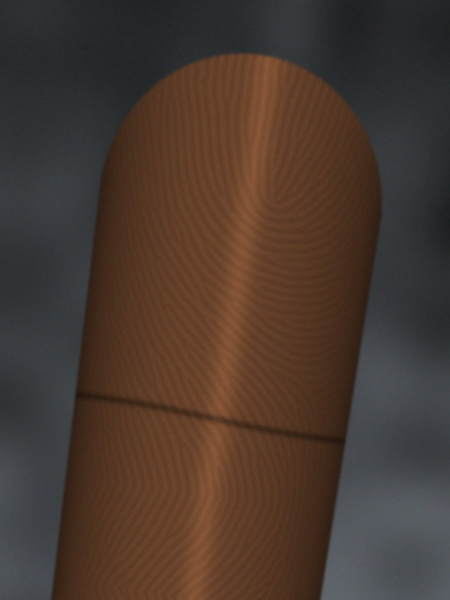
#> input picture service/web/assets/01_photo.jpg, 900 x 1200 px (shown at 1/2 size); its folder holds only this picture in this run
$ python -i protect.py   (imports and definitions only)
#> lines starting #> are read from the running program, lines starting #| are printed output that depends on the picture; after the words box and inside, x2 and y2 are one past the last pixel; in counts of white or black regions, pixels touching at a corner belong together
### gattaca/pipeline/roi.py
"""Finger segmentation and distal-phalanx crop (FingerSafe recipe).

Binary mask via thresholding + erosion/dilation -> largest contour -> oriented crop
around the fingertip with the tip at the top, at 1:1 pixel scale so that the
measured PPRP is the true PPRP of the photo.
"""

from __future__ import annotations

import cv2
import numpy as np

from gattaca.debug import DebugSink, dump
from gattaca.types import FingertipDetection


def finger_mask(img: np.ndarray, debug: DebugSink | None = None) -> np.ndarray:
    """uint8 {0,255} mask of the largest skin/foreground region."""
    if img.ndim == 3:
        cr = cv2.cvtColor(img, cv2.COLOR_BGR2YCrCb)[..., 1]
        chan = cv2.GaussianBlur(cr, (0, 0), 3)
        # skin is high-Cr; Otsu separates it from most backgrounds
        _, m = cv2.threshold(chan, 0, 255, cv2.THRESH_BINARY + cv2.THRESH_OTSU)
        # if Otsu split inside the skin (low-contrast scene), fall back to luminance
        if m.mean() / 255 < 0.03 or m.mean() / 255 > 0.97:
            gray = cv2.GaussianBlur(cv2.cvtColor(img, cv2.COLOR_BGR2GRAY), (0, 0), 3)
            _, m = cv2.threshold(gray, 0, 255, cv2.THRESH_BINARY + cv2.THRESH_OTSU)
    else:
        gray = cv2.GaussianBlur(img, (0, 0), 3)
        _, m = cv2.threshold(gray, 0, 255, cv2.THRESH_BINARY + cv2.THRESH_OTSU)
    k = max(3, int(0.012 * min(img.shape[:2])) | 1)
    se = cv2.getStructuringElement(cv2.MORPH_ELLIPSE, (k, k))
    m = cv2.dilate(cv2.erode(m, se), se)            # open: drop specks
    m = cv2.erode(cv2.dilate(m, se, iterations=2), se, iterations=2)  # close: fill gaps
    contours, _ = cv2.findContours(m, cv2.RETR_EXTERNAL, cv2.CHAIN_APPROX_SIMPLE)
    out = np.zeros_like(m)
    if contours:
        big = max(contours, key=cv2.contourArea)
        if cv2.contourArea(big) > 0.01 * m.size:
            cv2.drawContours(out, [big], -1, 255, cv2.FILLED)
    dump(debug, "roi_finger_mask", out)
    return out


# [27 lines left out: function oriented_patch, not called in this run]

### gattaca/pipeline/detect.py
"""Hand / fingertip localisation.

Two backends behind one function:

* **dnn**: OpenCV 5 DNN running the MediaPipe palm detector + hand-landmark ONNX
  models from opencv_zoo (Apache-2.0; fetch with `python scripts/fetch_models.py`).
  The palm detector proposes a rotated hand box and the landmark model returns 21
  keypoints. Each finger's TIP->DIP segment gives tip, axis and phalanx length.
* **classical**: FingerSafe-style skin/foreground mask -> largest contour ->
  convex hull + convexity defects, with a distance-transform palm centre. A single
  close-up finger (fingerphoto datasets) is handled by the same path.

`backend="auto"` uses the DNN when the models are present and falls back to classical.
"""

from __future__ import annotations

from pathlib import Path

import cv2
import numpy as np

from gattaca.debug import DebugSink
from gattaca.pipeline.roi import finger_mask
from gattaca.types import FingertipDetection

MODEL_DIR = Path(__file__).resolve().parents[2] / "models"
PALM_MODEL = "palm_detection_mediapipe_2023feb.onnx"
HAND_MODEL = "handpose_estimation_mediapipe_2023feb.onnx"
# MediaPipe hand-landmark indices: (tip, dip) per finger
FINGERS = {"thumb": (4, 3), "index": (8, 7), "middle": (12, 11), "ring": (16, 15), "pinky": (20, 19)}


# --------------------------------------------------------------------------- classical
def _width_along_axis(dt: np.ndarray, tip: np.ndarray, axis: np.ndarray) -> float:
    """Finger width: grow along the axis until the walked length exceeds ~1.2 widths."""
    h, w = dt.shape
    best = 0.0
    for t in range(0, 2000, 2):
        x, y = (tip + axis * t).astype(int)
        if not (0 <= x < w and 0 <= y < h):
            break
        best = max(best, float(dt[y, x]))
        if t > 1.2 * 2 * best and best > 3:
            break
    return 2 * best


def _local_axis(mask: np.ndarray, tip: np.ndarray, radius: float) -> np.ndarray:
    ys, xs = np.nonzero(mask)
    d = np.hypot(xs - tip[0], ys - tip[1])
    sel = d < radius
    if sel.sum() < 10:
        return np.array([0.0, 1.0])
    v = np.array([xs[sel].mean() - tip[0], ys[sel].mean() - tip[1]])
    n = np.linalg.norm(v)
    return v / n if n > 1e-6 else np.array([0.0, 1.0])


def _touches_border(pt, shape, tol=3):
    h, w = shape[:2]
    return pt[0] <= tol or pt[1] <= tol or pt[0] >= w - 1 - tol or pt[1] >= h - 1 - tol


def detect_classical(img: np.ndarray, debug: DebugSink | None = None) -> list[FingertipDetection]:
    mask = finger_mask(img, debug=debug)
    if not mask.any():
        return []
    contours, _ = cv2.findContours(mask, cv2.RETR_EXTERNAL, cv2.CHAIN_APPROX_NONE)
    cnt = max(contours, key=cv2.contourArea)
    dt = cv2.distanceTransform(mask, cv2.DIST_L2, 5)
    palm_r = float(dt.max())
    py, px = np.unravel_index(int(dt.argmax()), dt.shape)
    palm = np.array([px, py], np.float64)
    hull_idx = cv2.convexHull(cnt, returnPoints=False).reshape(-1)
    pts = cnt.reshape(-1, 2).astype(np.float64)
    defects = cv2.convexityDefects(cnt, hull_idx) if len(hull_idx) > 3 else None
    # OpenCV 4.x returns (N,1,4), 5.x (N,4): normalise
    depth = np.zeros(0) if defects is None else np.asarray(defects).reshape(-1, 4)[:, 3] / 256.0
    deep = int((depth > 0.6 * palm_r).sum())
    cands: list[np.ndarray] = []
    if deep >= 1:  # hand: several fingers separated by deep defects
        hull_pts = pts[hull_idx]
        far = [p for p in hull_pts if np.linalg.norm(p - palm) > 1.6 * palm_r
               and not _touches_border(p, mask.shape)]
        far.sort(key=lambda p: -np.linalg.norm(p - palm))
        for p in far:
            if all(np.linalg.norm(p - q) > 0.8 * palm_r for q in cands):
                cands.append(p)
        cands = cands[:5]
    if not cands:  # single finger: tip = the axis extreme that does not touch the border
        mean = pts.mean(axis=0)
        _, _, vt = np.linalg.svd(pts - mean, full_matrices=False)
        proj = (pts - mean) @ vt[0]
        ends = [pts[proj.argmin()], pts[proj.argmax()]]
        free = [e for e in ends if not _touches_border(e, mask.shape)]
        cands = [min(free or ends, key=lambda e: e[1])]
    dets = []
    for tip in cands:
        axis = _local_axis(mask, tip, 1.2 * palm_r if deep else 2.0 * palm_r)
        width = _width_along_axis(dt, tip + axis * 2, axis)
        if width < 8:
            continue
        axis = _local_axis(mask, tip, 1.2 * width)
        score = float(np.clip(np.linalg.norm(tip - palm) / (3 * palm_r), 0.3, 1.0))
        dets.append(FingertipDetection(tuple(tip), tuple(axis), width, score, mask, "classical"))
    return dets


# --------------------------------------------------------------------------- DNN
# [8 lines left out: function _palm_anchors, not called in this run]


class DnnHandLandmarker:
    # [5 lines left out: function __init__, not called in this run]

    @staticmethod
    def available(model_dir: Path = MODEL_DIR) -> bool:
        return (model_dir / PALM_MODEL).exists() and (model_dir / HAND_MODEL).exists()

    # [72 lines left out: functions palms, landmarks, detect, not called in this run]


_dnn: DnnHandLandmarker | None = None


def detect_fingertips(img: np.ndarray, backend: str = "auto",
                      debug: DebugSink | None = None) -> list[FingertipDetection]:
    """Fingertip candidates, best first."""
    global _dnn
    dets: list[FingertipDetection] = []
    if backend in ("auto", "dnn") and img.ndim == 3 and DnnHandLandmarker.available():
        _dnn = _dnn or DnnHandLandmarker()
        dets = _dnn.detect(img)
    if not dets and backend in ("auto", "classical"):
        dets = detect_classical(img, debug=debug)
    if debug is not None and dets:
        vis = img.copy() if img.ndim == 3 else cv2.cvtColor(img, cv2.COLOR_GRAY2BGR)
        for d in dets:
            t = np.array(d.tip)
            cv2.circle(vis, tuple(t.astype(int)), int(d.width / 2), (0, 255, 255), 2)
            cv2.arrowedLine(vis, tuple(t.astype(int)), tuple((t + np.array(d.axis) * d.width).astype(int)),
                            (0, 0, 255), 2)
        debug.save("detect_fingertips", vis)
    return sorted(dets, key=lambda d: -d.score)

### gattaca/debug.py
"""Debug sink: every stage can dump the intermediate image OpenCV produced."""

from __future__ import annotations

from pathlib import Path

import cv2
import numpy as np


# [17 lines left out: functions to_u8, orientation_to_bgr, not called in this run]


class DebugSink:
    """Writes numbered PNGs (`03_enhance_gabor.png`) so the stage order is visible."""

    # [11 lines left out: functions __init__, save, not called in this run]


def dump(debug: DebugSink | None, name: str, img: np.ndarray) -> None:
    if debug is not None:
        debug.save(name, img)

### gattaca/protect.py
"""Stretch goal: one-click "protect my photo" (simplified, non-adversarial FingerSafe idea).

Inside each detected distal phalanx, the ridge frequency band is suppressed: a
low-pass at the measured ridge period removes the ridges, and smooth skin-like
low-frequency texture plus mild sensor-like grain are added back so the finger still
looks natural. The mask is feathered so no edge is visible. The same pipeline then
re-scores the result to show that recoverability really dropped.
"""

from __future__ import annotations

import cv2
import numpy as np

from gattaca.analyze import RIDGES_ACROSS_FINGER
from gattaca.pipeline.detect import detect_fingertips
from gattaca.pipeline.roi import finger_mask


def fingertip_mask(img: np.ndarray, dets, length_ratio: float = 1.6, grow: int = 9) -> np.ndarray:
    h, w = img.shape[:2]
    out = np.zeros((h, w), np.uint8)
    fm = finger_mask(img)
    for d in dets:
        tip, a = np.array(d.tip), np.array(d.axis)
        perp = np.array([a[1], -a[0]])
        half = 0.75 * d.width
        L = length_ratio * d.width
        start = tip - a * 0.3 * d.width
        quad = np.array([start - perp * half, start + perp * half,
                         start + a * L + perp * half, start + a * L - perp * half])
        cv2.fillConvexPoly(out, quad.astype(np.int32), 255)
    if fm.any():
        k = cv2.getStructuringElement(cv2.MORPH_ELLIPSE, (2 * grow + 1,) * 2)
        out = cv2.bitwise_and(out, cv2.dilate(fm, k))
    return out


def protect_photo(img: np.ndarray, dets=None, seed: int = 0) -> tuple[np.ndarray, np.ndarray]:
    """Return (protected image, mask used)."""
    dets = dets if dets is not None else detect_fingertips(img)
    if not dets:
        return img.copy(), np.zeros(img.shape[:2], np.uint8)
    rng = np.random.default_rng(seed)
    period = max(np.median([d.width / RIDGES_ACROSS_FINGER for d in dets]), 1.0)
    feather_sigma = max(2.0, 1.5 * period)
    # grow past the silhouette so the feather fall-off lands outside the skin: a half-
    # strength edge would leave the (later unwrapped, i.e. magnified) edge ridges intact
    mask = fingertip_mask(img, dets, grow=int(3 * feather_sigma))
    f = img.astype(np.float32)
    low = cv2.GaussianBlur(f, (0, 0), 0.9 * period)                # removes the ridge band
    tex = cv2.GaussianBlur(rng.standard_normal(img.shape[:2]).astype(np.float32), (0, 0), 3 * period)
    tex = tex / (np.abs(tex).max() + 1e-6) * 6.0
    grain = rng.normal(0, 1.5, img.shape[:2]).astype(np.float32)
    add = (tex + grain)[..., None] if img.ndim == 3 else tex + grain
    prot = low + add
    feather = cv2.GaussianBlur(mask.astype(np.float32) / 255.0, (0, 0), feather_sigma)
    feather = feather[..., None] if img.ndim == 3 else feather
    out = f * (1 - feather) + prot * feather
    return np.clip(out, 0, 255).astype(np.uint8), mask

>>> import cv2
>>> picture = cv2.imread('../service/web/assets/01_photo.jpg')
#> picture is the input picture: shape (1200, 900, 3); mean B, G, R 48.3, 57.4, 73.7
>>> result = protect_photo(picture)
#> in finger_mask, `cr = cv2.cvtColor(img, cv2.COLOR_BGR2YCrCb)[..., 1]`:
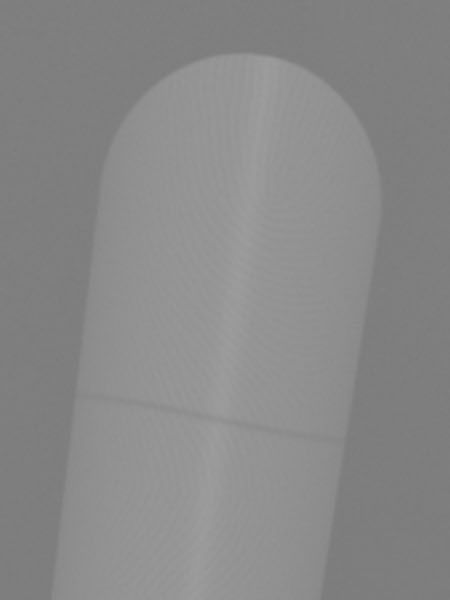
#> cr: shape (1200, 900) (shown at 1/2 size); min 122, max 157, mean 136.9
#> in finger_mask, `_, m = cv2.threshold(chan, 0, 255, cv2.THRESH_BINARY + cv2.THRESH_OTSU)`:
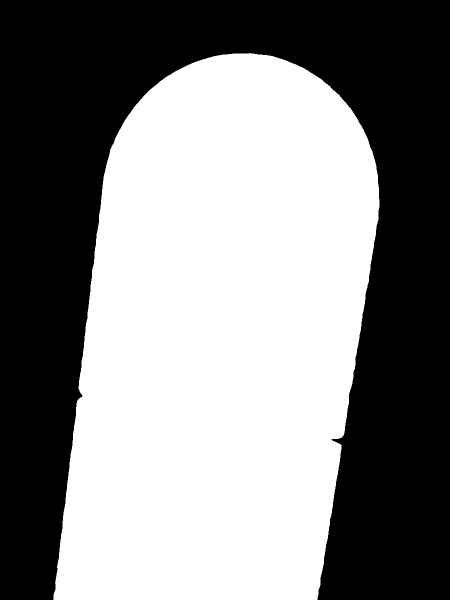
#> m: shape (1200, 900) (shown at 1/2 size); 52.1% white; 1 black region, box (x1, y1, x2, y2) and area: (0, 0, 900, 1200) 517025
#> in finger_mask, `contours, _ = cv2.findContours(m, cv2.RETR_EXTERNAL, cv2.CHAIN_APPROX_..`: contours = 1 contour; box (x1, y1, x2, y2) and area: (107, 106, 759, 1200) 561628
#> in finger_mask, `big = max(contours, key=cv2.contourArea)`: big = contour of 858 points, box (x1, y1, x2, y2) (107, 106, 759, 1200), area 561628
#> in detect_classical, `cnt = max(contours, key=cv2.contourArea)`: cnt = contour of 2935 points, box (x1, y1, x2, y2) (107, 106, 759, 1200), area 561628
#> in detect_classical, `dt = cv2.distanceTransform(mask, cv2.DIST_L2, 5)`:
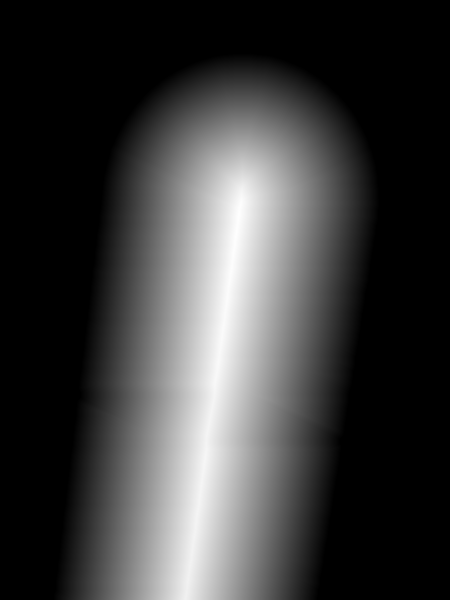
#> dt: shape (1200, 900) float32 (shown at 1/2 size); min 0, max 279.8, mean 65.9; drawn with min black and max white
#> in detect_classical, `palm_r = float(dt.max())`: palm_r = 279.8
#> in detect_classical, `py, px = np.unravel_index(int(dt.argmax()), dt.shape)`: py = 431; px = 477
#> in detect_classical, `palm = np.array([px, py], np.float64)`: palm = [477, 431]
#> in detect_classical, `hull_idx = cv2.convexHull(cnt, returnPoints=False).reshape(-1)`: hull_idx = 70 values, max 2933 at index 0, min 0 at index 69, mean 1511.5
#> in detect_classical, `pts = cnt.reshape(-1, 2).astype(np.float64)`: pts = 2935 pairs, first value 107 to 758, second value 106 to 1199
#> in detect_classical, `defects = cv2.convexityDefects(cnt, hull_idx) if len(hull_idx) > 3 els..`: defects = 64 rows, first 6: [0, 34, 1, 248], [34, 54, 44, 255], [54, 66, 55, 210], [66, 71, 67, 201], [71, 75, 72, 186], [75, 82, 79, 211]
#> in detect_classical, `depth = np.zeros(0) if defects is None else np.asarray(defects).reshap..`: depth = 64 values, max 7.64 at index 33, min 0.445 at index 10, mean 1.16
#> in detect_classical, `deep = int((depth > 0.6 * palm_r).sum())`: deep = 0
#> in detect_classical, `mean = pts.mean(axis=0)`: mean = [431.8, 710.4]
#> in detect_classical, `_, _, vt = np.linalg.svd(pts - mean, full_matrices=False)`: vt = [[-0.179, 0.984], [0.984, 0.179]]
#> in detect_classical, `proj = (pts - mean) @ vt[0]`: proj = 2935 values, max 538.7 at index 1219, min -609.1 at index 2894, mean 3.97e-14
#> in detect_classical, `ends = [pts[proj.argmin()], pts[proj.argmax()]]`: ends = [[540, 111], [107, 1199]]
#> in detect_classical, `free = [e for e in ends if not _touches_border(e, mask.shape)]`: free = [[540, 111]]
#> the loop in detect_classical, `for tip in cands:` made 1 pass
#> (tip, h in _width_along_axis, w in _width_along_axis, width) on pass 1: ([540, 111], 1200, 900, 558)
#> after the loop in detect_classical, `for tip in cands:`: dets = 1 item
#> in protect_photo, `period = max(np.median([d.width / RIDGES_ACROSS_FINGER for d in dets])..`: period = 15.5
#> in protect_photo, `feather_sigma = max(2.0, 1.5 * period)`: feather_sigma = 23.25
#> the loop in fingertip_mask, `for d in dets:` made 1 pass
#> (tip, a, perp, half, L, start) on pass 1: ([540, 111], [-0.187, 0.982], [0.982, 0.187], 418.5, 892.8, [571.4, -53.43])
#> after the loop in fingertip_mask, `for d in dets:`:
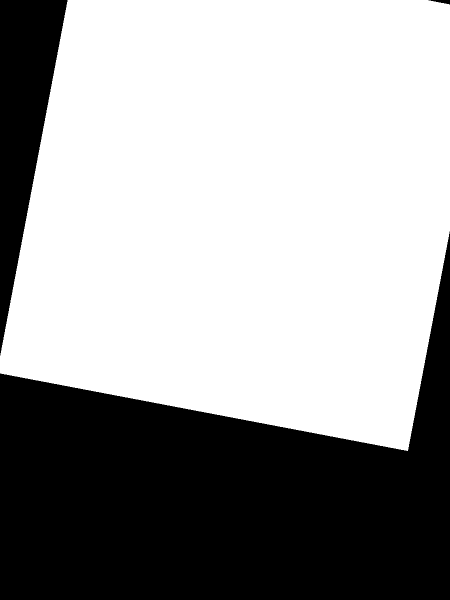
#> out: shape (1200, 900) (shown at 1/2 size); 63.1% white; 3 black regions, box (x1, y1, x2, y2) and area: (0, 463, 900, 1200) 350004, (0, 0, 135, 711) 48285, (857, 0, 900, 9) 204
#> in fingertip_mask, `k = cv2.getStructuringElement(cv2.MORPH_ELLIPSE, (2 * grow + 1,) * 2)`:
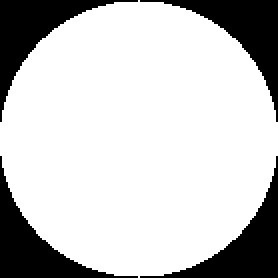
#> k: shape (139, 139) (shown 2 times larger); values 0 (black) and 1 (white), 78.1% white; 4 black regions, box (x1, y1, x2, y2) and area: (0, 0, 69, 61) 1059, (70, 0, 139, 61) 1059, (0, 78, 69, 139) 1059, (70, 78, 139, 139) 1059
#> in protect_photo, `add = (tex + grain)[..., None] if img.ndim == 3 else tex + grain`:
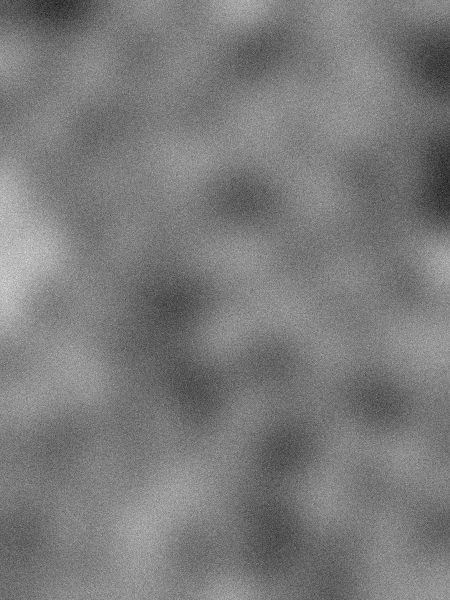
#> add: shape (1200, 900, 1) float32 (shown at 1/2 size); min -10.04, max 11.29, mean 0.267; drawn with min black and max white
#> in protect_photo, `feather = cv2.GaussianBlur(mask.astype(np.float32) / 255.0, (0, 0), fe..`:
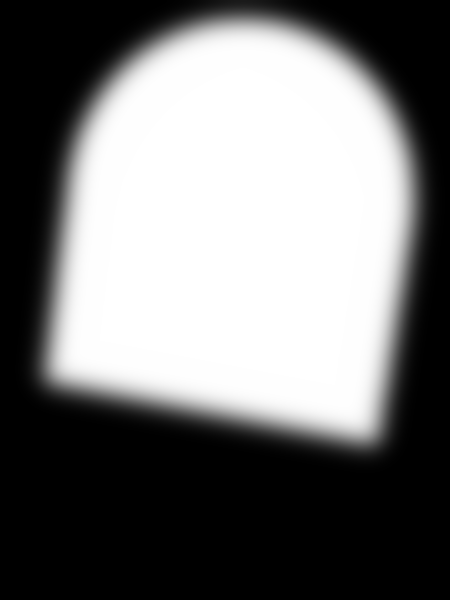
#> feather: shape (1200, 900) float32 (shown at 1/2 size); min 0, max 1, mean 0.457

$ run again, on service/web/assets/00_hero.jpg
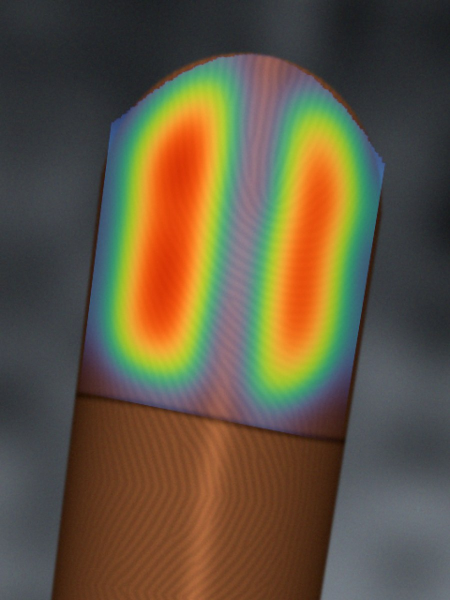
#> input picture service/web/assets/00_hero.jpg, 900 x 1200 px (shown at 1/2 size)
#> picture is the input picture: shape (1200, 900, 3); mean B, G, R 64.7, 86.8, 98.2
#> in finger_mask, `m = cv2.dilate(cv2.erode(m, se), se)`:
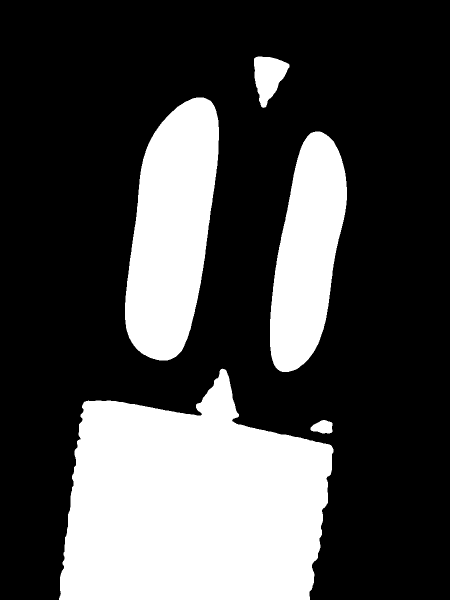
#> m: shape (1200, 900) (shown at 1/2 size); 29% white; 5 white regions, box (x1, y1, x2, y2) and area: (118, 737, 667, 1200) 188997, (250, 195, 438, 721) 69674, (540, 263, 694, 744) 48649, (508, 113, 579, 216) 4468, (621, 840, 665, 867) 880
#> in finger_mask, `contours, _ = cv2.findContours(m, cv2.RETR_EXTERNAL, cv2.CHAIN_APPROX_..`: contours = 5 contours; box (x1, y1, x2, y2) and area: (118, 737, 667, 1200) 188492, (250, 195, 438, 721) 69103, (540, 263, 694, 744) 48141, (508, 113, 579, 216) 4354, (621, 840, 665, 868) 854
#> big = contour of 440 points, box (x1, y1, x2, y2) (118, 737, 667, 1200), area 188492
#> in detect_classical, `contours, _ = cv2.findContours(mask, cv2.RETR_EXTERNAL, cv2.CHAIN_APPR..`: contours = 1 contour; box (x1, y1, x2, y2) and area: (118, 737, 667, 1200) 188492
#> cnt = contour of 1818 points, box (x1, y1, x2, y2) (118, 737, 667, 1200), area 188492
#> palm_r = 251.9
#> py = 1086; px = 381
#> palm = [381, 1086]
#> hull_idx = 21 values, max 1815 at index 0, min 0 at index 20, mean 972.8
#> pts = 1818 pairs, first value 118 to 666, second value 737 to 1199
#> defects = 16 rows, first 6: [1815, 0, 1817, 162], [0, 309, 104, 19120], [309, 313, 310, 186], [313, 316, 314, 162], [318, 324, 319, 114], [324, 414, 356, 1094]
#> depth = [0.633, 74.69, 0.727, 0.633, 0.445, 4.27, 6.3, 2.72, 4.64, 9.89, 8.55, 7.1, 2.66, 0.445, 71.76, 0.445]
#> deep = 0
#> mean = [383.6, 1002.1]
#> vt = [[-0.996, 0.0889], [0.0889, 0.996]]
#> proj = 1818 values, max 282.1 at index 712, min -290.5 at index 1514, mean 0
#> ends = [[666, 898], [118, 1199]]
#> free = [[666, 898]]
#> the loop in detect_classical, `for tip in cands:` made 1 pass
#> (tip, h in _width_along_axis, w in _width_along_axis, width) on pass 1: ([666, 898], 1200, 900, 408.8)
#> after the loop in detect_classical, `for tip in cands:`: dets = 1 item
#> period = 11.35
#> feather_sigma = 17.03
#> the loop in fingertip_mask, `for d in dets:` made 1 pass
#> (tip, a, perp, half, L, start, quad) on pass 1: ([666, 898], [-0.925, 0.38], [0.38, 0.925], 306.6, 654, [779.4, 851.4], [[663, 567.8], [895.9, 1135], [290.8, 1383.4], [58, 816.2]])
#> in protect_photo, `feather = cv2.GaussianBlur(mask.astype(np.float32) / 255.0, (0, 0), fe..`:
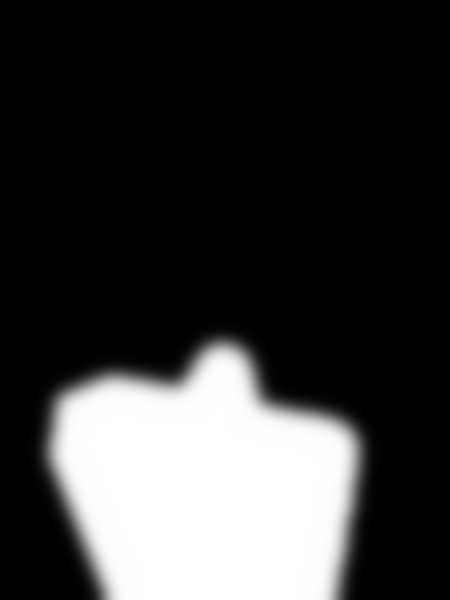
#> feather: shape (1200, 900) float32 (shown at 1/2 size); min 0, max 1, mean 0.223
